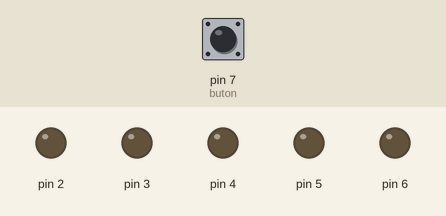
Recording of a sketch running on a simulated Arduino Uno, built with avr-gcc and run on an emulated ATmega328P. Parts: output pins drawn as LEDs (lit = HIGH). Dashed ring = blinking. Inputs (shaded band) come from the test bench; at power-on: pin 7 (buton) LOW.

Above: at 1.2 s.
1.3 s: pin 7 (buton) pulled HIGH for 0.15 s
At 1.45 s:
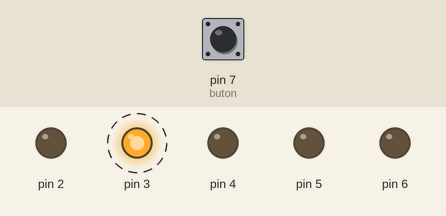
At 1.95 s:
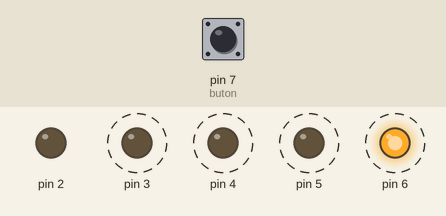
4.3 s: pin 7 (buton) pulled HIGH for 3.2 s
At 5.35 s:
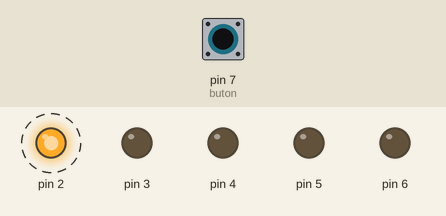
Timing chart, 0 to 9.8 s (numbered marks = the images above; inputs shaded):
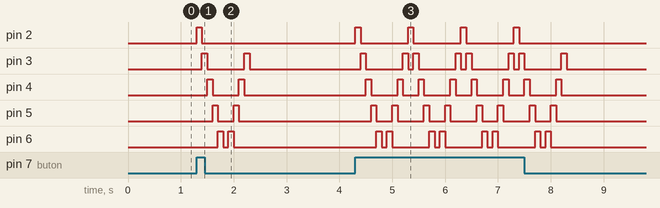

The sketch:

buton_ile_karasimsek_uygulamas_.ino
```cpp
#define buton 7
int buton_durum = 0;
void setup() {

  for (int i = 2; i < 7; i++)
  {
    pinMode(i, OUTPUT);
  }
  pinMode(buton, INPUT);
}
void loop() {
  buton_durum = digitalRead(buton);
  if (buton_durum == 1)  {
    for (int a = 2; a < 7; a++)
    { digitalWrite(a, HIGH);
      delay(100);
      digitalWrite(a, LOW);
    }
    for (int b = 7; b > 2; b--)
    { digitalWrite(b, HIGH);
      delay(100);
      digitalWrite(b, LOW);
    }
  }
  else  {
    for (int k = 2; k < 7; k++)
    { digitalWrite(k, LOW);

    }
  }
}
```

Measured:
- after the input at 1.3 s, pin 2: LOW → HIGH at once, → LOW 0.10 s later; pin 3: alternates HIGH for 0.10 s and LOW for 0.70 s, 4 changes in all, then stays LOW, starting after 0.10 s
- after the input at 4.3 s, pin 2: alternates HIGH for 0.10 s and LOW for 0.90 s, 8 changes in all, then stays LOW, starting at once; pin 3: LOW → HIGH after 0.10 s, then repeats every 1.0 s: LOW 0.70 s, HIGH 0.10 s, LOW 0.10 s, HIGH 0.10 s, until it stays LOW from 8.3 s
